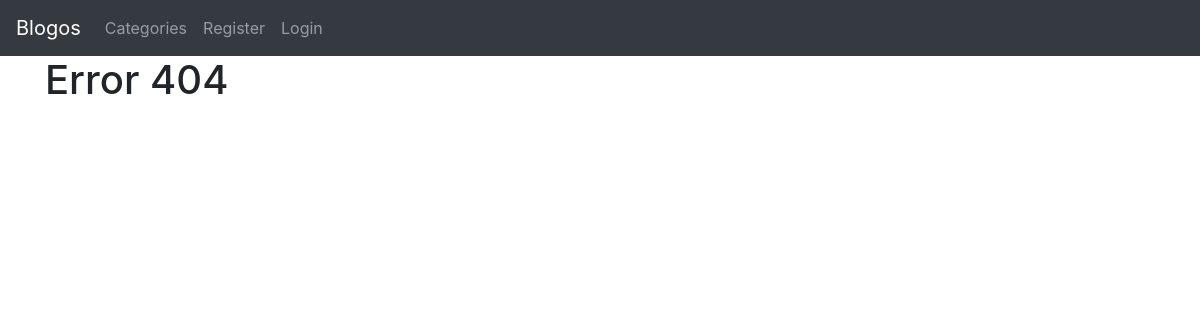
/artical/ViewCategory/Sports, run on an earlier commit of the app's database.
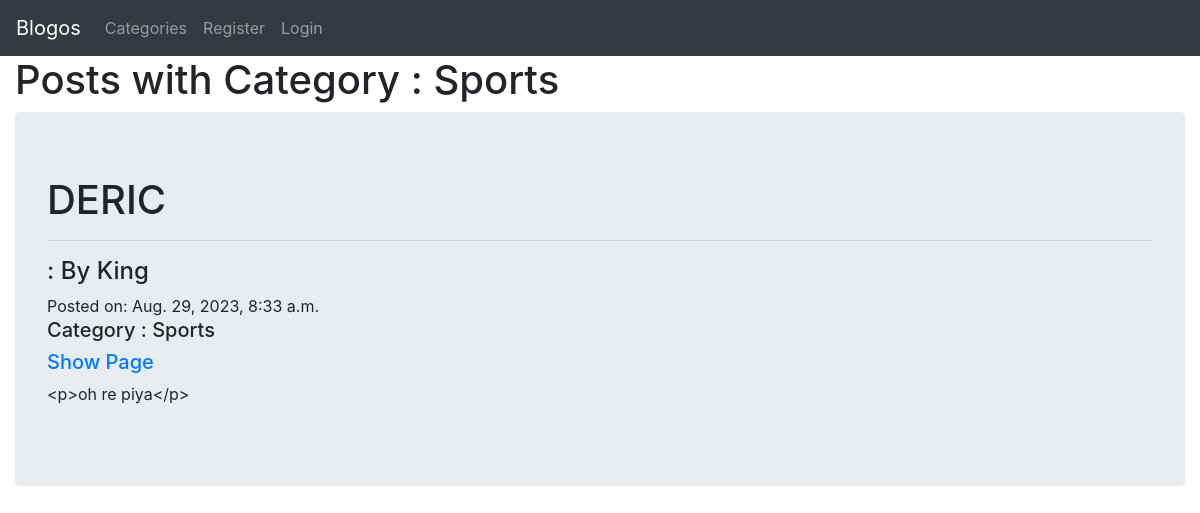
And on a later commit of the database.
### blog/models.py (models this page shows, shortened)
class Post(models.Model):
    title = models.CharField(max_length=255)
    title_tag = models.CharField(max_length=255)
    author = models.ForeignKey(User,on_delete=models.CASCADE)
    body = RichTextField(blank=True, null=True)
    post_date = models.DateTimeField(auto_now=True) ## Whenever we create new blogposts, automatically assign a date to it.
    category = models.CharField(max_length=255,default='uncategorised')
    snippet = models.CharField(max_length=255,default='Click link above to read the blogpost.')
    header_image = models.ImageField(null=True,blank=True,upload_to='images/')

### blog/views.py (the view)
# urls.py: path('artical/ViewCategory/<str:cats>',CategoryViewTwo,name='categoryTwo'),
def CategoryViewTwo(request,cats):
    category_posts = Post.objects.filter(category = cats.replace('-',' '))
    return render(request,'categoryContent.html',{'category_posts':category_posts, 'cats':cats.replace('-',' ')})

### blog/templates/categoryContent.html (shortened to what this page needs)
{% extends 'home.html' %}
{%block content%}
{% if category_posts %}
<h1>Posts with Category : {{cats}}</h1>
{% for post in category_posts %}
            <div class="jumbotron">
                <h1>{{post.title}} </h1>
                <hr><h4>: By {{post.author}}</h4><span>   Posted on: {{post.post_date}}</span><br>
                <h5>Category : {{post.category}}</h5>
                <h5><a href="{% url 'articaldetails' post.pk %}">Show Page</a></h5>
                <p>{{post.body|slice:":200"}}</p>
              </div>
            {% endfor %}
            {%else%}
            <div class="container"><h1>Error 404</h1></div>
{%endif%}
{%endblock%}

What changed in the data, as far as the page shows it:
added Post: category "Sports", title "DERIC", author "King", post_date "Aug. 29, 2023, 8:33 a.m.", body "<p>oh re piya</p>"
Also different on the page:
text no longer shown: "Error 404"
text now shown: "Posts with Category :"
